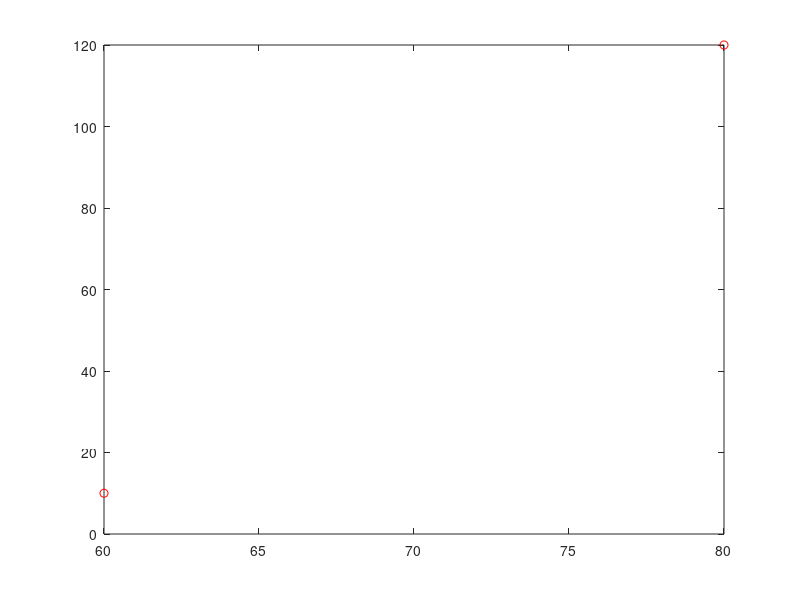

This figure's MATLAB source: (Note: this script raises an error after producing the figure.)
% 16-811 Fall 2019
% Emma Benjaminson
% Assignment 6
% Problem 3
% References: 

% [1] Allen, Peter K. "Robot Path Planning."
% http://www.cs.columbia.edu/~allen/F17/NOTES/lozanogrown.pdf Visited
% 11/20/2019.

%% 

clc ; clear all ; close all ; 

%% Main

%%%%%%%%%%%%%%%%%%%%%%%%
% START AND END POINTS %
%%%%%%%%%%%%%%%%%%%%%%%%
start = [60,10] ; 
goal = [80,120] ; 

figure(1)
plot(start(1), start(2), 'or') 
hold on 
plot(goal(1), goal(2), 'or') 
hold on 

%%%%%%%%%%%%%%%%%%%%
% ROBOT DEFINITION %
%%%%%%%%%%%%%%%%%%%%

% robot can be a triangle or square
maxvrob = 4 ; 

% generate a convex shape that is relatively small compared to the field
maxLrob = 10 ; 

Nvrob = 1 ; % need to set a condition to force number of vertices to be at least 3

while Nvrob < 3
    Nvrob = round(maxvrob*rand(1)) ; % number of vertices on the obstacle
    offset = round(1*rand(1)) ; % offset of location of convex obstacle
end
    
robot = convexRobot(Nvrob,maxLrob,offset,start) ;
rpgon = polyshape(robot(:,1),robot(:,2)) ; 

figure(1)
plot(rpgon)

%%%%%%%%%%%%%
% OBSTACLES %
%%%%%%%%%%%%%

% % test case 
% obs1 = [23.7419481717711,21.8355184838470;
%     10.9968327307603,26.3784354666083;
%     7.22067220437597,23.8584317432227;
%     10.9497463953031,10.5179912689242;
%     20.4531415921717,7.40407200466227] ; 
% 
% obs2 = [56.7686587708850,52.2691084254849;
%     58.3479296357241,55.0693596845456;
%     56.9153913407616,57.0941961378756;
%     44.2893992806548,57.3883427869337;
%     45.2075715685289,40.6059758471756] ; 
% 
% obstacles = {obs1 ; obs2} ; 

% generate a list of obstacles which are convex polygons
No = 15 ; % number of obstacles
maxV = 10 ; % maximum number of vertices permitted in one obstacle
maxL = 10 ; % maximum length of an obstacle

obstacles = {} ; % initialize an empty cell array that can contain all obstacle data

for i = 1:No
    Nv = 1 ; % need to set a condition to force number of vertices to be at least 3
    
    while Nv < 3
        Nv = round(maxV*rand(1)) ; % number of vertices on the obstacle
        offset = round(100*rand(1)) ; % offset of location of convex obstacle
    end
    
    finalx = convexObstacle(Nv,maxL,offset) ; % produce a list of points 
    pgon = polyshape(finalx(:,1),finalx(:,2),'Simplify',false) ; 
    obstacles(i,:) = {finalx} ; % add the list of points to the obstacles cell array
    
    color = [rand(1), rand(1), rand(1)] ; % set color at random for this obstacle
    
    figure(1)
    plot(pgon)
    hold on
%     plot(finalx(:,1), finalx(:,2), 'o', 'color', color) 
%     hold on
%     for i = 1:(length(finalx)-1)
%         plot(finalx(i:i+1, 1), finalx(i:i+1, 2), '-', 'color', color)
%     end
%     hold on
%     plot([finalx(end,1),finalx(1,1)], [finalx(end,2),finalx(1,2)],'-', 'color', color)
%     hold on

end

%%%%%%%%%%%%%%%%%%%%
% REDRAW OBSTACLES %
%%%%%%%%%%%%%%%%%%%%

% reflect the robot about the x and y axes
robot = -1*robot ; 

% figure(1)
% subplot(2,1,1)
% for i = 1:(length(robot)-1)
%     plot(robot((i:i+1),1),robot((i:i+1),2),'-r')
%     hold onfor i = 1:No
% end
% plot([robot(end,1),robot(1,1)],[robot(end,2),robot(1,2)],'-r')
% hold on 

% calculate the vectors to the two vertices of the robot (not the origin)
point = [0,0] ; 
i = 1 ; 
while point ~= [-start(1),-start(2)] 
    point = robot(i,:) ; 
    index = i ; 
    i = i + 1 ; 
end

robot(index,:) = [] ; 
d = zeros(size(robot,1),2) ; 

for i = 1:size(robot,1) 
    d(i,:) = robot(i,:) - point ; 
end
    
% create a new cell containing new obstacles
newobstacles = cell(No) ; 

% add the reflected robot to the vertices of all the obstacles 
for i = 1:No
    obstacle = obstacles{i} ; 
    
    nv = size(obstacle,1) ; 
    newobstacle = [obstacle] ; 
    
    for j = 1:nv 
        
        for k = 1:size(d,1)
            newobstacle = [newobstacle ; obstacle(j,:) + d(k,:)] ; 
        end
    end
    
    newobstacles{i} = newobstacle ; 
end       

% redefine the obstacles with these new vertices 
newConvexObstacles = {} ; 

for i = 1:No
    x = newobstacles{i} ; 
    
    finalx = convexNewObstacle(x) ; 
    pgon = polyshape(finalx(:,1),finalx(:,2)) ; 
    
    newConvexObstacles(i,:) = {finalx} ; % add the list of points to the obstacles cell array
    
    color = [rand(1), rand(1), rand(1)] ; % set color at random for this obstacle
    
    figure(1)
    plot(finalx(:,1), finalx(:,2), 'o', 'color', color) 
    hold on
    plot(pgon)
    hold on 
end

%%%%%%%%%%%%%%%%%%%%%%%%%%%%%%%%%%%%%%%%%
% CHECK IF START/END IS INSIDE OBSTACLE %
%%%%%%%%%%%%%%%%%%%%%%%%%%%%%%%%%%%%%%%%%

for i = 1:No
    obs = newConvexObstacles{i} ; 
    
    alertStart = isContained(start,obs) ; 
    alertGoal = isContained(goal,obs) ; 
    
    if alertStart == 1 
        error('Start point is contained inside an obstacle, ending script.') ;
    end
    
    if alertGoal == 1
        error('Goal point is contained inside an obstacle, ending script.') ; 
    end
end

%%%%%%%%%%%%%%%%%%%%%
% VISIBILITY GRAPHS %
%%%%%%%%%%%%%%%%%%%%%

% generate visGraph for start point
visGraphStart = visGraphGen(start, newConvexObstacles) ; 

n = size(visGraphStart,1) ; 

% for i = 1:n
%     figure(1)
%     plot([visGraphStart(i,1),visGraphStart(i,3)],[visGraphStart(i,2),visGraphStart(i,4)],'-k')
%     hold on
% end

% generate visGraph between each obstacle
visGraphObs = [] ; 

% run through each obstacle
for i = 1:No
    obstacle = newConvexObstacles{i} ; 
%     obstacle = obstacles ; 
    vertices = size(obstacle,1) ; 
    
    % for each vertex in each obstacle, get the visibility graph for that
    % vertex and add to the list of visibility graph for all obstacles
    for j = 1:vertices
        vG = visGraphGenObs(obstacle(j,:),newConvexObstacles) ; 
        visGraphObs = [visGraphObs ; vG] ; 
    end
end

n = size(visGraphObs,1) ; 

% for i = 1:n
%     figure(1)
%     plot([visGraphObs(i,1),visGraphObs(i,3)],[visGraphObs(i,2),visGraphObs(i,4)],'-k')
%     hold on
% end

% generate visGraph for goal point
visGraphEnd = visGraphGen(goal, newConvexObstacles) ; 

temp = visGraphEnd ; 
visGraphEnd(:,1:2) = temp(:,3:4) ; 
visGraphEnd(:,3:4) = temp(:,1:2) ; 

n = size(visGraphEnd,1) ; 

% for i = 1:n
%     figure(1)
%     plot([visGraphEnd(i,1),visGraphEnd(i,3)],[visGraphEnd(i,2),visGraphEnd(i,4)],'-k')
%     hold on
% end

%%%%%%%%%%%%%%%%%%%%%%%%
% DIJKSTRA'S ALGORITHM %
%%%%%%%%%%%%%%%%%%%%%%%%
% put all the visibility graphs into one variable
Graph = [visGraphStart ; visGraphObs; visGraphEnd ] ; 

% get the number of nodes in the graph
% build a list of all the nodes
Nn = 2 ; 
Nodes = [start] ; 

for i = 1:No
    n = length(newConvexObstacles{i}) ;
%     n = 3 ; 
    Nn = Nn + n ;
    Nodes = [Nodes ; newConvexObstacles{i}] ;
%     Nodes = [Nodes ; newConvexObstacles] ; 
end

Nodes = [Nodes ; goal] ; 

% figure(1)
% for i = 1:length(Graph)
%     plot([Graph(i,1),Graph(i,3)],[Graph(i,2),Graph(i,4)],'-k') ; 
%     hold on
% end

% for i = 1:length(Nodes)
%     plot(Nodes(i,1),Nodes(i,2),'or') 
%     hold on
% end

[S, Q] = dijkstra(Nodes, Graph) ; 

% use S to calculate the shortest distance from goal to start
waypoints = shortestPath(S,start,goal) ; 

for i = 1:(length(waypoints)-1)
    figure(1)
    plot(waypoints(i:i+1,1), waypoints(i:i+1,2), '-r','LineWidth',3)
    hold on
end

figure(1)
title('HW6 Q3') ; xlabel('X') ; ylabel('Y') ; 

%% Functions

function finalx = convexRobot(Nv,maxL,offset,start)
    
    % run a function to generate a set of n random points in 2D space
    x = randpoints((Nv-1),maxL,offset) ; 
    x = [x ; start] ; 

    % look for the point that has the smallest y value
    % if there are multiple such points, choose the one with the largest x
    % value
    [originy, ii] = min(x(:,2)) ; % ii is the index of the minimum value

    % set the minimum value as the origin and remove it from the list of points
    origin = [x(ii,1), originy] ; 
    x(ii,:) = [] ; 

    % calculate the angle between the origin and all other points in the
    % set
    angles = calcangles(origin, x) ; 

    % sort all the points by the size of the angles calculated above
    % if 2 points have the same angle we choose the one closer to the chosen
    % point
    x = [x, angles] ; % adds angles data as a column to x matrix of points
    x = sortrows(x, 3) ; % sorts matrix x by angle size
    x = [origin, 0 ; x] ; % add back in a row for the origin at the beginning 

    % now take 3 points in a row out of this sorted stack
    stack = [] ;
    stack = [stack ; x(1:2,:)] ;

    for i = 3:length(x) 
        while length(stack) > 1 && isconvex(stack(end-1,1:2),stack(end,1:2),x(i,1:2)) == 0 
            stack(end,:) = [] ; 
        end
        stack = [stack ; x(i,:)] ; 
    end

    finalx = stack(:,1:2) ; 

end


function finalx = convexObstacle(Nv,maxL,offset)
    
    % run a function to generate a set of n random points in 2D space
    x = randpoints(Nv,maxL,offset) ; 

    % look for the point that has the smallest y value
    % if there are multiple such points, choose the one with the largest x
    % value
    [originy, ii] = min(x(:,2)) ; % ii is the index of the minimum value

    % set the minimum value as the origin and remove it from the list of points
    origin = [x(ii,1), originy] ; 
    x(ii,:) = [] ; 

    % calculate the angle between the origin and all other points in the
    % set
    angles = calcangles(origin, x) ; 

    % sort all the points by the size of the angles calculated above
    % if 2 points have the same angle we choose the one closer to the chosen
    % point
    x = [x, angles] ; % adds angles data as a column to x matrix of points
    x = sortrows(x, 3) ; % sorts matrix x by angle size
    x = [origin, 0 ; x] ; % add back in a row for the origin at the beginning 

    % now take 3 points in a row out of this sorted stack
    stack = [] ;
    stack = [stack ; x(1:2,:)] ;

    for i = 3:length(x) 
        while length(stack) > 1 && isconvex(stack(end-1,1:2),stack(end,1:2),x(i,1:2)) == 0 
            stack(end,:) = [] ; 
        end
        stack = [stack ; x(i,:)] ; 
    end

    finalx = stack(:,1:2) ; 

end


function finalx = convexNewObstacle(x)

    % look for the point that has the smallest y value
    % if there are multiple such points, choose the one with the largest x
    % value
    [originy, ii] = min(x(:,2)) ; % ii is the index of the minimum value

    % set the minimum value as the origin and remove it from the list of points
    origin = [x(ii,1), originy] ; 
    x(ii,:) = [] ; 

    % calculate the angle between the origin and all other points in the
    % set
    angles = calcangles(origin, x) ; 

    % sort all the points by the size of the angles calculated above
    % if 2 points have the same angle we choose the one closer to the chosen
    % point
    x = [x, angles] ; % adds angles data as a column to x matrix of points
    x = sortrows(x, 3) ; % sorts matrix x by angle size
    x = [origin, 0 ; x] ; % add back in a row for the origin at the beginning 

    % now take 3 points in a row out of this sorted stack
    stack = [] ;
    stack = [stack ; x(1:2,:)] ;

    for i = 3:length(x) 
        while length(stack) > 1 && isconvex(stack(end-1,1:2),stack(end,1:2),x(i,1:2)) == 0 
            stack(end,:) = [] ; 
        end
        stack = [stack ; x(i,:)] ; 
    end

    finalx = stack(:,1:2) ; 

end


function x = randpoints(Nv,maxL,offset)
    x = maxL*rand([Nv,2]) + offset ; % scale the random numbers so they are between 0 and 100
end

function angles = calcangles(origin, x) 
    angles = zeros(length(x),1) ; 
    horz = [1,0] ; 
    
    for i = 1:length(x)
        
        % create a vector using the vector to the point x
        vec = x(i,:) - origin ; 
        
        % calculate the angle between the two vectors in radians
        angles(i) = acos( dot(horz,vec) / (norm(horz) * norm(vec)) ) ; 
    end
end

function convex = isconvex(a,b,c)
    % build the vectors
    ab = [b - a, 0] ; 
    bc = [c - b, 0] ; 
    
    % calculate the cross product 
    cp = cross(ab, bc) ;
    cp = cp(3) ; 
    
    % check if cross product is > 0 and return 1 if true
    % when cross product is nonzero, vectors are NOT parallel
    if cp > 0 
        convex = 1 ; 
    elseif cp <= 0 
        convex = 0 ; 
    end
end

function result = intersection(L1, L2)
    
    eps = 0.2 ; 

    % break lines into [(x1, y1), (x2, y2)] and [(x3, y3) , (x4, y4)] coordinates
    x1 = L1(1) ; 
    y1 = L1(2) ; 
    x2 = L1(3) ; 
    y2 = L1(4) ; 
    
    x3 = L2(1) ; 
    y3 = L2(2) ; 
    x4 = L2(3) ; 
    y4 = L2(4) ; 
    
    % calculate the slopes and intercepts of the two lines 
    m1 = (y2 - y1) / (x2 - x1) ; 
    m2 = (y4 - y3) / (x4 - x3) ; 
    
    b1 = y1 - m1*x1 ; 
    b2 = y3 - m2*x3 ; 
    
    % check first that there exists some interval in x where an
    % intersection could exist
    if max(x1,x2) < min(x3,x4)
        result = false ; 
        return % if this result is false, end the function
    end
    
    % check if the slopes of the lines are equal, then the lines are
    % parallel and there is not point of intersection
    % set the difference between the two slopes to be very small, but
    % non-zero, in the event that they are not exactly the same value
    if abs(m1 - m2) < 0.001
        result = false ; 
        return
    end
    
    % the potential point of intersection (x,y) must lie inside the
    % intervals I1 and I2
    Ix1 = [min(x1,x2), max(x1,x2)] ; 
    Ix2 = [min(x3,x4), max(x3,x4)] ; 
    
    Iy1 = [min(y1,y2), max(y1,y2)] ; 
    Iy2 = [min(y3,y4), max(y3,y4)] ; 
    
    % and the potential point of intersection really needs to fall in the
    % intersection of these two intervals
    Ixa = [max(Ix1(1),Ix2(1)), min(Ix1(2),Ix2(2))] ; 
    Iya = [max(Iy1(1),Iy2(1)), min(Iy1(2),Iy2(2))] ; 
    
    % if there is a point of intersection its x value will be
    xa = (b2 - b1) / (m1 - m2) ; 
    xa = xa + 0.01*rand(1) ; 
    
    % and its y value will be
    ya = m1*xa + b1 ; 
    ya = ya + 0.01*rand(1) ; 
    
    % now check that xa lies within the interval Ia
    if ((xa - eps) < Ixa(1) || (xa + eps) > Ixa(2)) && ((ya - eps) < Iya(1) || (ya + eps) > Iya(2))
        result = false ; 
        return
    else
        result = true ; 
    end
end

function result = intersectionObs(L1, L2)
    
    eps = 0.2 ; 

    % break lines into [(x1, y1), (x2, y2)] and [(x3, y3) , (x4, y4)] coordinates
    x1 = L1(1) ; 
    y1 = L1(2) ; 
    x2 = L1(3) ; 
    y2 = L1(4) ; 
    
    x3 = L2(1) ; 
    y3 = L2(2) ; 
    x4 = L2(3) ; 
    y4 = L2(4) ; 
    
    % calculate the slopes and intercepts of the two lines 
    m1 = (y2 - y1) / (x2 - x1) ; 
    m2 = (y4 - y3) / (x4 - x3) ; 
    
    b1 = y1 - m1*x1 ; 
    b2 = y3 - m2*x3 ; 
    
    % check first that there exists some interval in x where an
    % intersection could exist
    if max(x1,x2) < min(x3,x4)
        result = false ; 
        return % if this result is false, end the function
    end
    
    % check if the slopes of the lines are equal, then the lines are
    % parallel and there is not point of intersection
    % set the difference between the two slopes to be very small, but
    % non-zero, in the event that they are not exactly the same value
    if abs(m1 - m2) < 0.001
        result = false ; 
        return
    end
    
    % the potential point of intersection (x,y) must lie inside the
    % intervals I1 and I2
    Ix1 = [min(x1,x2), max(x1,x2)] ; 
    Ix2 = [min(x3,x4), max(x3,x4)] ; 
    
    Iy1 = [min(y1,y2), max(y1,y2)] ; 
    Iy2 = [min(y3,y4), max(y3,y4)] ; 
    
    % and the potential point of intersection really needs to fall in the
    % intersection of these two intervals
    Ixa = [max(Ix1(1),Ix2(1)), min(Ix1(2),Ix2(2))] ; 
    Iya = [max(Iy1(1),Iy2(1)), min(Iy1(2),Iy2(2))] ; 
    
    % if there is a point of intersection its x value will be
    xa = (b2 - b1) / (m1 - m2) ; 
    xa = xa + 0.1*rand(1) ; 
    
    % and its y value will be
    ya = m1*xa + b1 ; 
    ya = ya + 0.1*rand(1) ; 
    
    % now check that xa lies within the interval Ia
    if ((xa - eps) < Ixa(1) || (xa + eps) > Ixa(2)) && ((ya - eps) < Iya(1) || (ya + eps) > Iya(2))
        result = false ; 
        return
    else
        result = true ; 
    end
end

function edges = findedges(obstacle) 
    n = length(obstacle) ; % number of vertices (and also edges)
        
    edges = zeros(n,4) ; % each edge is described by 4 points [x1 y1 x2 y2]
    
    for i = 1:(n-1)
        edges(i,1:2) = obstacle(i,:) ; % start point of edge
        edges(i,3:4) = obstacle(i+1,:) ; % end point of edge
    end
    
    % the last edge runs from the last vertex to the first one, add to list
    edges(n,1:2) = obstacle(n,:) ; 
    edges(n,3:4) = obstacle(1,:) ; 
    
end

function visGraph = visGraphGenObs(point, obstacles) 
    eps = 1 ; 
    No = size(obstacles,1) ; 
    obstacle = obstacles ; 
    visGraph = [] ; 

    % find all the edges of all the obstacles
    edges = [] ; 
%     edges = [edges; findedges(obstacle)] ;

    for i = 1:No
        % pull out the data for this obstacle from the cell
        obstacle = obstacles{i} ; 

        % find the edges for this obstacle and add to array
        edges = [edges; findedges(obstacle)] ; 
    end

    Ne = size(edges,1) ; 

    for i = 1:No
        obstacle = obstacles{i} ; 
        Nv = size(obstacle,1) ; % number of vertices in the obstacle

        % for every vertex in the obstacle
        for j = 1:Nv

            % join the start point to the jth vertex
            L1 = [point, obstacle(j,:)] ;
            
            % check if the line segments traverse the interior of the
            % obstacle
            resultTraverse = checkTraverse(L1,obstacle) ; 

            results = zeros(Ne,1) ; 

            % check every edge for intersection with L1
            for k = 1:Ne

                L2 = edges(k,:) ; 

                % check if the line segments intersect the edges of the obstacle
                results(k) = intersectionObs(L1, L2) ; 

            end

            % if L1 does not intersect any edge, add L1 to visGraph
            if sum(results) == 0 && resultTraverse == 0
                visGraph = [visGraph ; L1] ; 
%                 figure(1)
%                 subplot(2,1,1)
%                 plot([L1(1),L1(3)],[L1(2),L1(4)],'-b') ; 
            end
        end
    end
end

function visGraph = visGraphGen(point, obstacles) 
    eps = 1 ; 
    No = size(obstacles,1) ; 
    obstacle = obstacles ; 
    visGraph = [] ; 

    % find all the edges of all the obstacles
    edges = [] ; 
%     edges = [edges; findedges(obstacle)] ;

    for i = 1:No
        % pull out the data for this obstacle from the cell
        obstacle = obstacles{i} ; 

        % find the edges for this obstacle and add to array
        edges = [edges; findedges(obstacle)] ; 
    end

    Ne = size(edges,1) ; 

    for i = 1:No
        obstacle = obstacles{i} ; 
        Nv = size(obstacle,1) ; % number of vertices in the obstacle

        % for every vertex in the obstacle
        for j = 1:Nv

            % join the start point to the jth vertex
            L1 = [point, obstacle(j,:)] ; 
            
            % check if the line segments traverse the interior of the
            % obstacle
            resultTraverse = checkTraverse(L1,obstacle) ; 

%             figure(2)
%             plot([L1(1),L1(3)],[L1(2),L1(4)],'-r')
%             hold on

            results = zeros(Ne,1) ; 

            % check every edge for intersection with L1
            for k = 1:Ne

                L2 = edges(k,:) ; 

                % check if the line segments intersect the edges of the obstacle
                results(k) = intersection(L1, L2) ; 

            end

            % if L1 does not intersect any edge, add L1 to visGraph
            if sum(results) == 0 && resultTraverse == 0
                visGraph = [visGraph ; L1] ; 
            end
        end
    end
end

function dist = distanceNodes(L)
    x1 = L(1) ; 
    y1 = L(2) ; 
    x2 = L(3) ;
    y2 = L(4) ; 
    
    dx = abs(x2 - x1) ; 
    dy = abs(y2 - y1) ; 
    
    dist = sqrt((dx^2) + (dy^2)) ; 
end

function [S, Q] = dijkstra(Nodes, Graph)
    % create a variable that contains the distances to each node from the
    % source
    dist = zeros(length(Nodes),1) ; 

    % set the distance to the source node as 0 and set the distance to all other nodes as infinity
    for i = 2:length(Nodes)
        dist(i) = Inf ; 
    end

    % add each node to a list Q
    Q = [Nodes, dist, zeros(length(Nodes),2)] ; 

    % create list S of visited nodes 
    S = [] ; 

    % while Q is not empty
    while isempty(Q) == 0

        % find the node v with the minimum distance and remove
        % that node from the list Q
        [~,vind] = min(Q(:,3)) ; 
        v = Q(vind,1:2) ; 

        % for every neighbor of the node v that is still in Q
        u = [] ; 

        for i = 1:length(Graph)
            if Graph(i,1:2) == v 
                u = [u ; Graph(i,3:4)] ; 
            end
        end

        % calculate the distance from v to the neighbor, u as the distance of v from the source node plus
        % the distance between v and u
        for i = 1:size(u,1)
            if ismember(u(i,:),S) == 0
                L = [v , u(i,:)] ; 
                distN = distanceNodes(L) ;
                newDist = distN + Q(vind,3) ; 

                % if this new calculated ddistance is shorter than the assigned distance to
                % u, then update the distance to u with this new calculation
                index = find(Q(:,1:2) == u(i,:),1) ; 
                if newDist < Q(index,3) 
                    Q(index,3) = newDist ; 
                    Q(index,4:5) = v ; 
                end
            end
        end

        if ismember(v(1),S) == 0 
            S = [S ; Q(vind,:)] ; 
            Q(vind,:) = [] ; 
        end
    end
end

function waypoints = shortestPath(S,start,goal)
    cost = 0 ; 
    arrival = [0,0] ; 
    waypoints = [] ; 

    while arrival ~= start
        ii = 1 ;
        while S(ii,1:2) ~= goal
            ii = ii + 1 ; 
        end
        cost = cost + S(ii,3) ; 
        waypoints = [waypoints ; goal] ; 
        arrival = S(ii,1:2) ; 
        goal = S(ii,4:5) ; 
    end
end

function alert = isContained(point,obs)

    % draw a ray extending from the point to the right along the x axis
    L1 = [point, point(1) + 100, point(2)] ; 
    
    % find the edges of the obstacle 
    edges = findedges(obs) ; 
    
    results = zeros(size(edges,1),1) ; 
    
    % check if the ray intersects any of the edges
    for i = 1:size(edges,1)
        L2 = edges(i,:) ; 
        results(i) = intersection(L1,L2) ; 
    end
    
    % count the number of intersections
    num = sum(results) ; 
    
    % return alert == true if the # intersections is odd
    if mod(num,2) == 0 % even
        alert = false ; 
    elseif mod(num,2) == 1 % odd
        alert = true ; 
    end
    
end

function resultTraverse = checkTraverse(L1,obstacle)
    
    % calculate the midpoint of L1
    midL1 = [(L1(1) + L1(3))/2 , (L1(2) + L1(4))/2] ; 
    
%     figure(1)
%     subplot(2,1,1)
%     plot([midL1(1),midL1(1)+100],[midL1(2),midL1(2)],'-r') 
%     hold on
    
    resultTraverse = isContained(midL1,obstacle) ; 
end